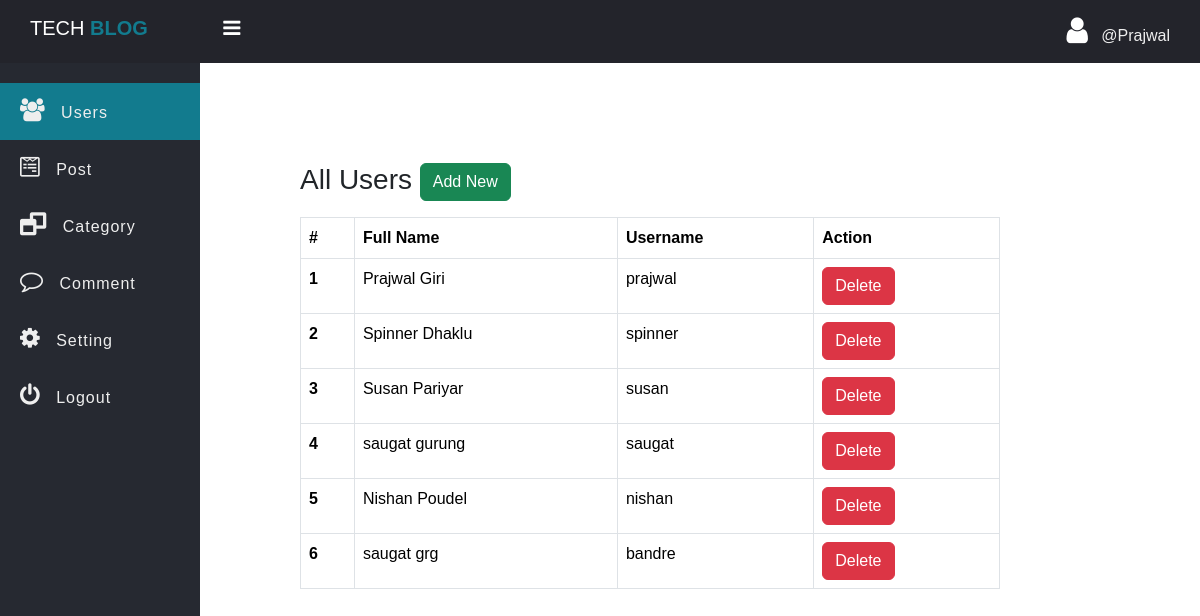
Page /admin/users.php (signed in) on the committed database.
### tables this page shows
CREATE TABLE `users` (
  `id` int(11) NOT NULL,
  `fname` varchar(255) NOT NULL,
  `username` varchar(255) NOT NULL,
  `password` varchar(255) NOT NULL
);

### admin/data/User.php (called while the page is built, shortened)
<?php
function getAll($conn)
{
    $sql = "SELECT id,fname,username FROM users";
    $stmt = $conn->prepare($sql);
    $stmt->execute();
    if ($stmt->rowCount() >=1) {
        $data= $stmt ->fetchAll();
        return $data;
    }else{
        return 0;
    }
}

### admin/users.php (the view, shortened to what this page needs)
<?php
if (isset($_SESSION['admin_id']) && isset($_SESSION['username'])) {
?>
    <!DOCTYPE html>
    <html>
    <head>
        <link rel="stylesheet" href="https://stackpath.bootstrapcdn.com/font-awesome/4.7.0/css/font-awesome.min.css">
        <link href="https://cdn.jsdelivr.net/npm/bootstrap@5.3.3/dist/css/bootstrap.min.css" rel="stylesheet">
        <link rel="stylesheet" href="../css/side-bar.css">
        <link rel="stylesheet" href="../css/style.css">
    </head>
    <body>
        <?php
        include "inc/side-nav.php";
        include_once("data/User.php");
        include_once("../db_conn.php");
        $users = getAll($conn);
        ?>
        <div class="main-table" style="width: 90%; max-width: 700px;">
            <h3 class="mb-3">All Users <a href="../signup.php" class="btn btn-success">Add New</a></h3>
            <?php if (!empty($users)) { ?>
                <table class="table t1 table-bordered">
                    <thead>
                        <tr>
                            <th scope="col">#</th>
                            <th scope="col">Full Name</th>
                            <th scope="col">Username</th>
                            <th scope="col">Action</th>
                        </tr>
                    </thead>
                    <tbody>
                        <?php foreach ($users as $index => $user) { ?>
                            <tr>
                                <th scope="row"><?php echo $index + 1; ?></th>
                                <td><?php echo htmlspecialchars($user['fname']); ?></td>
                                <td><?php echo htmlspecialchars($user['username']); ?></td>
                                <td>
                                    <a href="user-delete.php?user_id=<?php echo $user['id']; ?>" class="btn btn-danger">Delete</a>
                                </td>
                            </tr>
                        <?php } ?>
                    </tbody>
                </table>
            <?php } else { ?>
                <div class="alert alert-warning">
                    Empty!
                </div>
            <?php } ?>
        </div>
    </body>
    </html>
<?php
} else {
    header("Location: ../admin-login.php");
    exit;
}
?>

### css/side-bar.css (style rules this page uses)
* { padding: 0; margin: 0; box-sizing: border-box; font-family: arial, sans-serif; }

### css/style.css (style rules this page uses)
.main-table { width: 90%; max-width: 700px; }

### rows in the picture
users: fname "Prajwal Giri", username "prajwal"
users: fname "Spinner Dhaklu", username "spinner"
users: fname "Susan Pariyar", username "susan"
users: fname "saugat gurung", username "saugat"
users: fname "Nishan Poudel", username "nishan"
users: fname "saugat grg", username "bandre"

### other values in the picture
$_SESSION['username'] "Prajwal"
